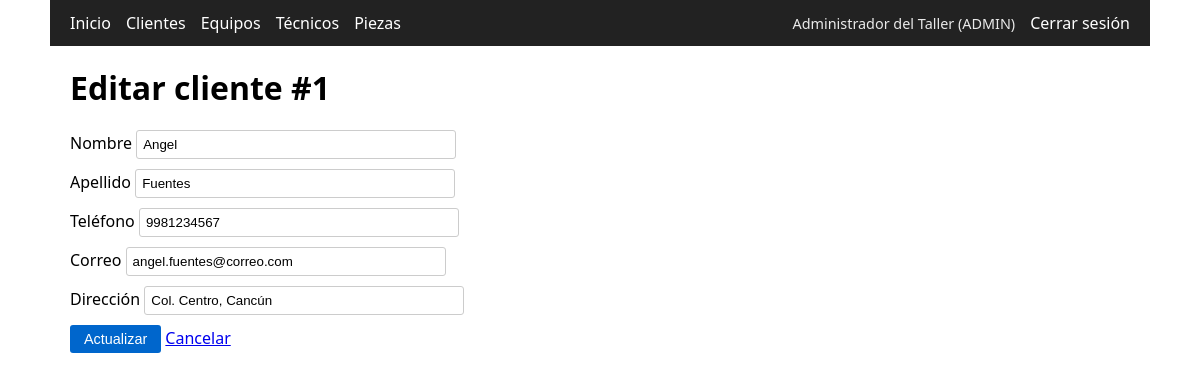
/clientes/editar.php?id=1 (signed in), run on an earlier commit of the app's database.
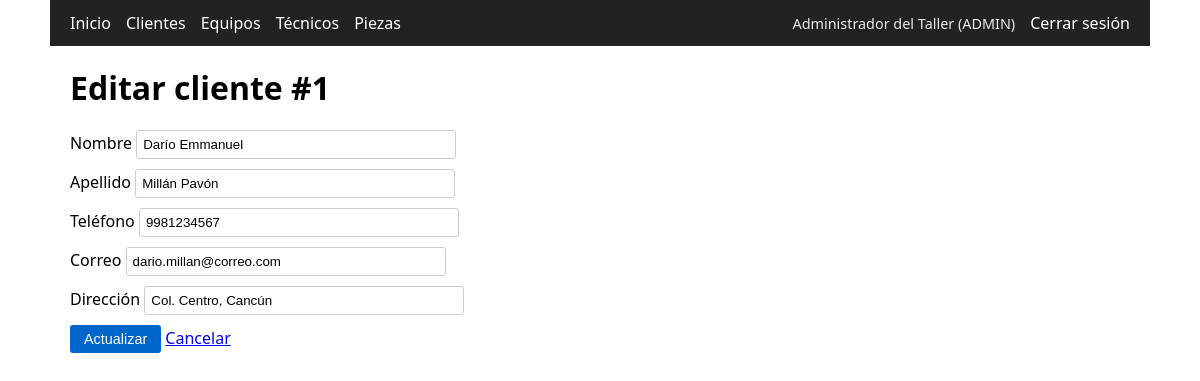
And on a later commit of the database.
### tables this page shows
CREATE TABLE CLIENTE (
    id_cliente INT AUTO_INCREMENT PRIMARY KEY,
    nombre     VARCHAR(100) NOT NULL,
    apellido   VARCHAR(100) NOT NULL,
    telefono   VARCHAR(20),
    correo     VARCHAR(150),
    direccion  VARCHAR(255)
);

### src/Auth.php (called while the page is built, shortened)
<?php
require_once __DIR__ . '/Database.php';
class Auth
{
    public static function user(): ?array
    {
        return $_SESSION['usuario'] ?? null;
    }
}

### src/Database.php (called while the page is built, shortened)
<?php
class Database
{
    private static ?PDO $instance = null;
    public static function get(): PDO
    {
        if (self::$instance === null) {
            $dsn = sprintf(
                'mysql:host=%s;port=%s;dbname=%s;charset=utf8mb4',
                DB_HOST, DB_PORT, DB_NAME
            );
            self::$instance = new PDO($dsn, DB_USER, DB_PASS, [
                PDO::ATTR_ERRMODE            => PDO::ERRMODE_EXCEPTION,
                PDO::ATTR_DEFAULT_FETCH_MODE => PDO::FETCH_ASSOC,
                PDO::ATTR_EMULATE_PREPARES   => false,
            ]);
        }
        return self::$instance;
    }
}

### src/dao/ClienteDAO.php (called while the page is built, shortened)
<?php
require_once __DIR__ . '/../Database.php';
class ClienteDAO
{
    public static function leer(int $id): ?Cliente
    {
        $stmt = Database::get()->prepare('SELECT * FROM CLIENTE WHERE id_cliente = ?');
        $stmt->execute([$id]);
        $row = $stmt->fetch();
        return $row ? self::mapear($row) : null;
    }
    private static function mapear(array $row): Cliente
    {
        $c = new Cliente();
        $c->id_cliente = (int) $row['id_cliente'];
        $c->nombre     = $row['nombre'];
        $c->apellido   = $row['apellido'];
        $c->telefono   = $row['telefono']  ?? '';
        $c->correo     = $row['correo']    ?? '';
        $c->direccion  = $row['direccion'] ?? '';
        return $c;
    }
}

### public/clientes/editar.php (the view, shortened to what this page needs)
<?php
require_once __DIR__ . '/../../src/Auth.php';
require_once __DIR__ . '/../../src/dao/ClienteDAO.php';
$id = (int) ($_GET['id'] ?? 0);
$cliente = ClienteDAO::leer($id);
include __DIR__ . '/../../includes/header.php';
?>
<h1>Editar cliente #<?= $cliente->id_cliente ?></h1>
<form method="post">
  <label>Nombre    <input type="text"  name="nombre"    required value="<?= htmlspecialchars($cliente->nombre) ?>"></label>
  <label>Apellido  <input type="text"  name="apellido"  required value="<?= htmlspecialchars($cliente->apellido) ?>"></label>
  <label>Teléfono  <input type="text"  name="telefono"  value="<?= htmlspecialchars($cliente->telefono) ?>"></label>
  <label>Correo    <input type="email" name="correo"    value="<?= htmlspecialchars($cliente->correo) ?>"></label>
  <label>Dirección <input type="text"  name="direccion" value="<?= htmlspecialchars($cliente->direccion) ?>"></label>
  <button class="btn">Actualizar</button>
  <a href="index.php">Cancelar</a>
</form>
<?php include __DIR__ . '/../../includes/footer.php'; ?>

### includes/header.php (shortened to what this page needs)
<?php
require_once __DIR__ . '/../src/Auth.php';
$user   = Auth::user();
?>
<!DOCTYPE html>
<html lang="es">
<head>
</head>
<body>
<nav>
  <a href="<?= BASE_URL ?>/index.php">Inicio</a>
  <a href="<?= BASE_URL ?>/clientes/index.php">Clientes</a>
  <a href="<?= BASE_URL ?>/equipos/index.php">Equipos</a>
  <a href="<?= BASE_URL ?>/tecnicos/index.php">Técnicos</a>
  <a href="<?= BASE_URL ?>/piezas/index.php">Piezas</a>
  <?php if ($user): ?>
    <span class="user">
      <?= htmlspecialchars($user['nombre']) ?> (<?= htmlspecialchars($user['rol']) ?>)
    </span>
    <a href="<?= BASE_URL ?>/logout.php">Cerrar sesión</a>
  <?php endif; ?>
</nav>

### includes/footer.php
</body>
</html>

### includes/header.php (style rules this page uses)
* { box-sizing: border-box; }
body { font-family: system-ui, sans-serif; max-width: 1100px; margin: 0 auto; padding: 20px; }
nav { background: #222; color: #fff; padding: 12px 20px; margin: -20px -20px 20px; display: flex; align-items: center; gap: 15px; flex-wrap: wrap; }
nav a { color: #fff; text-decoration: none; }
nav .user { font-size: .9em; opacity: .9; }
.btn { padding: 6px 14px; background: #0066cc; color: #fff; border: none; cursor: pointer; text-decoration: none; display: inline-block; border-radius: 3px; font-size: .9em; }
form label { display: block; margin: 10px 0; }
form input, form select { padding: 6px; width: 320px; max-width: 100%; border: 1px solid #ccc; border-radius: 3px; }
h1 { margin-top: 0; }

What changed in the data, as far as the page shows it:
changed cliente "Col. Centro, Cancún": nombre "Angel" → "Darío Emmanuel"; apellido "Fuentes" → "Millán Pavón"; correo "angel.fuentes@correo.com" → "dario.millan@correo.com"
